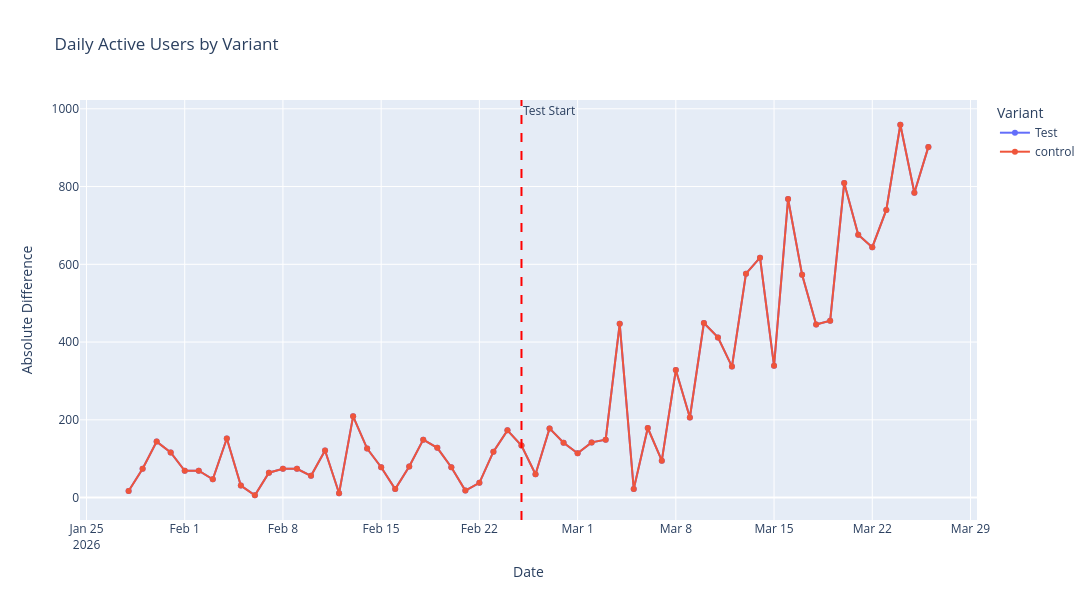

Notebook code for this chart:
### Code cell
import plotly.express as px

fig = px.line(data_metrics_dau, x='dt', y='abs_diff', color='variant', 
              title='Daily Active Users by Variant',
              labels={'dt': 'Date', 'abs_diff': 'Absolute Difference', 'variant': 'Variant'},
              markers=True,
              width=1200,
              height=600)

fig.add_vline(
    x=pd.Timestamp('2026-02-25').timestamp() * 1000, 
    line_dash='dash', 
    line_color='red', 
    annotation_text='Test Start', 
    annotation_position='top right')

fig.show()

### Figure 1 — Plotly figure (JSON) as saved in the notebook; plotly's stock layout.template omitted (floating-point values rounded to 4 significant figures)
{"data": [{"hovertemplate": "Variant=Test<br>Date=%{x}<br>Absolute Difference=%{y}<extra></extra>", "legendgroup": "Test", "line": {"color": "#636efa", "dash": "solid"}, "marker": {"symbol": "circle"}, "mode": "lines+markers", "name": "Test", "orientation": "v", "showlegend": true, "type": "scatter", "x": ["2026-01-28", "2026-01-29", "2026-01-30", "2026-01-31", "2026-02-01", "2026-02-02", "2026-02-03", "2026-02-04", "2026-02-05", "2026-02-06", "2026-02-07", "2026-02-08", "2026-02-09", "2026-02-10", "2026-02-11", "2026-02-12", "2026-02-13", "2026-02-14", "2026-02-15", "2026-02-16", "2026-02-17", "2026-02-18", "2026-02-19", "2026-02-20", "2026-02-21", "2026-02-22", "2026-02-23", "2026-02-24", "2026-02-25", "2026-02-26", "2026-02-27", "2026-02-28", "2026-03-01", "2026-03-02", "2026-03-03", "2026-03-04", "2026-03-05", "2026-03-06", "2026-03-07", "2026-03-08", "2026-03-09", "2026-03-10", "2026-03-11", "2026-03-12", "2026-03-13", "2026-03-14", "2026-03-15", "2026-03-16", "2026-03-17", "2026-03-18", "2026-03-19", "2026-03-20", "2026-03-21", "2026-03-22", "2026-03-23", "2026-03-24", "2026-03-25", "2026-03-26"], "xaxis": "x", "y": [17, 74, 144, 116, 69, 69, 47, 152, 31, 6, 64, 74, 74, 56, 121, 11, 209, 126, 78, 22, 80, 149, 128, 78, 18, 38, 118, 173, 134, 60, 178, 141, 114, 142, 149, 447, 22, 179, 95, 328, 206, 449, 412, 337, 576, 617, 339, 768, 573, 445, 455, 809, 676, 644, 740, 959, 784, 902], "yaxis": "y"}, {"hovertemplate": "Variant=control<br>Date=%{x}<br>Absolute Difference=%{y}<extra></extra>", "legendgroup": "control", "line": {"color": "#EF553B", "dash": "solid"}, "marker": {"symbol": "circle"}, "mode": "lines+markers", "name": "control", "orientation": "v", "showlegend": true, "type": "scatter", "x": ["2026-01-28", "2026-01-29", "2026-01-30", "2026-01-31", "2026-02-01", "2026-02-02", "2026-02-03", "2026-02-04", "2026-02-05", "2026-02-06", "2026-02-07", "2026-02-08", "2026-02-09", "2026-02-10", "2026-02-11", "2026-02-12", "2026-02-13", "2026-02-14", "2026-02-15", "2026-02-16", "2026-02-17", "2026-02-18", "2026-02-19", "2026-02-20", "2026-02-21", "2026-02-22", "2026-02-23", "2026-02-24", "2026-02-25", "2026-02-26", "2026-02-27", "2026-02-28", "2026-03-01", "2026-03-02", "2026-03-03", "2026-03-04", "2026-03-05", "2026-03-06", "2026-03-07", "2026-03-08", "2026-03-09", "2026-03-10", "2026-03-11", "2026-03-12", "2026-03-13", "2026-03-14", "2026-03-15", "2026-03-16", "2026-03-17", "2026-03-18", "2026-03-19", "2026-03-20", "2026-03-21", "2026-03-22", "2026-03-23", "2026-03-24", "2026-03-25", "2026-03-26"], "xaxis": "x", "y": [17, 74, 144, 116, 69, 69, 47, 152, 31, 6, 64, 74, 74, 56, 121, 11, 209, 126, 78, 22, 80, 149, 128, 78, 18, 38, 118, 173, 134, 60, 178, 141, 114, 142, 149, 447, 22, 179, 95, 328, 206, 449, 412, 337, 576, 617, 339, 768, 573, 445, 455, 809, 676, 644, 740, 959, 784, 902], "yaxis": "y"}], "layout": {"annotations": [{"showarrow": false, "text": "Test Start", "x": 1771977600000, "xanchor": "left", "xref": "x", "y": 1, "yanchor": "top", "yref": "y domain"}], "height": 600, "legend": {"title": {"text": "Variant"}, "tracegroupgap": 0}, "shapes": [{"line": {"color": "red", "dash": "dash"}, "type": "line", "x0": 1771977600000, "x1": 1771977600000, "xref": "x", "y0": 0, "y1": 1, "yref": "y domain"}], "title": {"text": "Daily Active Users by Variant"}, "width": 1200, "xaxis": {"anchor": "y", "domain": [0, 1], "title": {"text": "Date"}}, "yaxis": {"anchor": "x", "domain": [0, 1], "title": {"text": "Absolute Difference"}}}}
